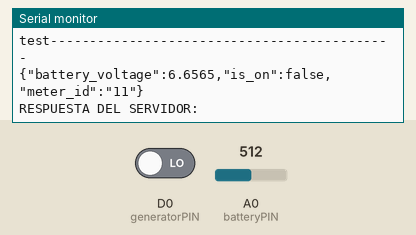
Bench run of a sketch on a simulated ESP8266 (NodeMCU). Shown: the last lines printed to the serial monitor. Inputs (shaded band) come from the test bench; at power-on: D0 (generatorPIN) LOW, A0 (batteryPIN) = 512. WiFi joins after 1.5 s; servers stay silent unless stated; uploads are accepted with an empty reply.

Above: at 2.7 s.
2.8 s: D0 (generatorPIN) driven HIGH
At 7.67 s:
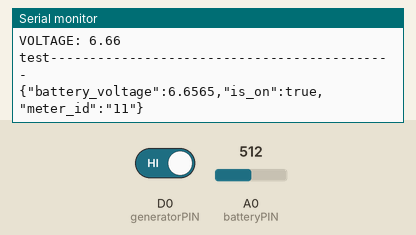
14.0 s: A0 (batteryPIN) set to 716
At 18.48 s:
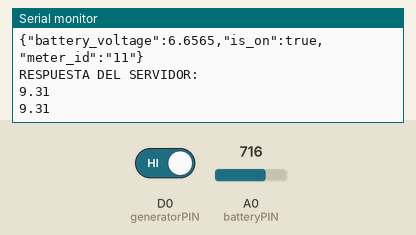
20.3 s: A0 (batteryPIN) set to 900
At 25.5 s:
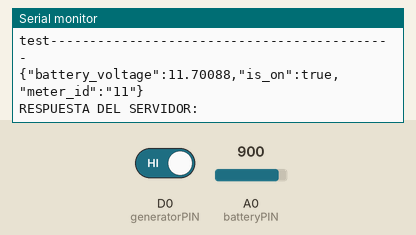
26.6 s: D0 (generatorPIN) driven LOW
At 30.11 s:
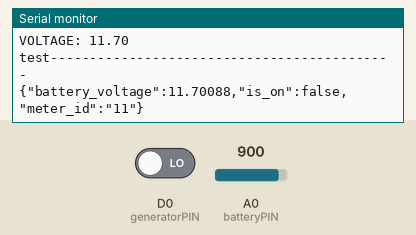
Timing chart, 0 to 31.6 s (numbered marks = the images above; inputs shaded):
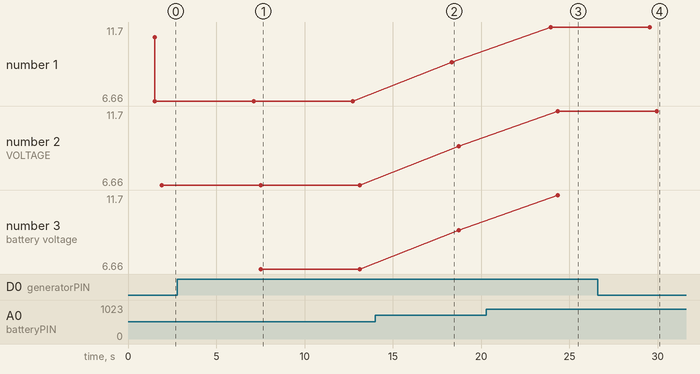

The sketch:

Generator.ino
```cpp
#include <ESP8266HTTPClient.h>
#include <ESP8266WiFi.h>
#include <ArduinoJson.h>


// Identificación de la red local
char* ssid = "ECOLGB";
char* password = "ecolgb123";
IPAddress ip(192,168,2,101);
IPAddress gateway(192,168,1,1);
IPAddress subnet(255,255,255,0);


StaticJsonBuffer<200> jsonBuffer;
JsonObject& generatorJson = jsonBuffer.createObject();
JsonObject& batteryJson = jsonBuffer.createObject();                                //CAMBIO 8: se creó otro jsonObject para el envío de lecturas del voltaje de batería.

 int generatorPIN = D0;                                                              //CAMBIO 1: ahora se lee el encendido del MG usando el pin digital D0 en lugar del analógico A0.
 int batteryPIN = A0;                                                                //CAMBIO 2: ahora se utiliza el pin A0 para leer el voltaje de la batería de MG.
 int analogData;
 boolean generatorRunning;
 int statusChange = false;
 float batteryVoltage;
 boolean generatorState = false;
 String meterId = "11"; // INGRESAR METER ID                                                                          //CAMBIO 7: se agregó un timer, para que se envíen lecturas de batería cada 5 segundos.

void setup() {
  pinMode(batteryPIN, INPUT);
  WiFi.begin(ssid,password);   // Inicio de sesión
  WiFi.config(ip, gateway, subnet);
  Serial.begin(115200);       // Rate usada por el modulo
  Serial.println("PROBANDO");
  while (WiFi.status() != WL_CONNECTED) {  //Wait for the WiFI connection completion

    delay(500);
    Serial.println("conectando...");
  }
 Serial.println("ID: ");
 Serial.println(meterId);
 //t.every(5000, sendBattery);                                                //CAMBIO 8: la rutina sendBattery se repite cada 5 segundos
}

void loop() {
   generatorRunning = digitalRead(generatorPIN);                            //CAMBIO 3: se hace digitalRead del pin D0 (encendido del MG).se cambió el nombre de la variable a generatorRunning
   analogData = analogRead(batteryPIN);                                     //CAMBIO 4: se hace analogRead del pin A0 (voltaje de batería).
   batteryVoltage = analogData * (3.3/1023.0) * (13.3/3.3);             //CAMBIO 5: se calcula el voltaje en A0. Luego, se calcula el voltaje de batería usando el divisor de voltaje.
   Serial.println(batteryVoltage);
   Serial.println(batteryVoltage);
   generatorStateON();
   generatorStateOFF();
   if(generatorRunning){  //CMOS                                              CAMBIO 6: se quitó la comparación de voltaje que existía en el IF por una verificación lógica.
      generatorState = true;
   }
   else{
      generatorState = false;
   }

   Serial.print("MOTOR: ");
   Serial.println(generatorState);
   Serial.print("VOLTAGE: ");
   Serial.println(batteryVoltage);
   sendBattery();
  delay(5000);
}

void generatorStateON(){

    HTTPClient http;    //Declare object of class HTTPClient

    //Datos de Cliente set-Motor
    http.begin("http://192.168.2.221:4000/set-motor");      //Specify request destination
    http.addHeader("Content-Type", "application/json");  //Specify content-type header

    //Creando JSON GENERATORDATA
    generatorJson["is_on"] = true;
    generatorJson["meter_id"] = meterId;
    String generatorData;
    generatorJson.printTo(generatorData);
    int httpCode = http.POST(generatorData);   //Send the request
    String payload = http.getString();                  //Get the response payload

    //Datos en Pantalla
    Serial.print("RESPUESTA DEL SERVIDOR: ");
    Serial.println(payload);    //Print request response payload
    http.end();  //Close connection;


}
void generatorStateOFF(){

     HTTPClient http;    //Declare object of class HTTPClient

     //Datos de Cliente set-Motor
     http.begin("http://192.168.2.221:4000/set-motor");      //Specify request destination
     http.addHeader("Content-Type", "application/json");  //Specify content-type header

     //Creando JSON GENERATORDATA
     generatorJson["is_on"] = false;
     generatorJson["meter_id"] = meterId;
     String generatorData;
     generatorJson.printTo(generatorData);
     int httpCode = http.POST(generatorData);   //Send the request
     String payload = http.getString();                  //Get the response payload

     //Datos en Pantalla
     Serial.print("RESPUESTA DEL SERVIDOR: ");
     Serial.println(payload);    //Print request response payload
     http.end();  //Close connection;


}


void sendBattery(){


     //CAMBIO 9: se creó una rutina que ocurre cada 2 segundos, que envía la lectura de batería.
     HTTPClient http;    //Declare object of class HTTPClient
     Serial.println("test--------------------------------------------");
     //Datos de Cliente set-Motor
     http.begin("http://192.168.2.221:4000/send-voltage-battery");      //Specify request destination
     http.addHeader("Content-Type", "application/json");  //Specify content-type header

     //Creando JSON BATTERYDATA
     batteryJson["battery_voltage"] = (float) batteryVoltage;
     batteryJson["is_on"] = generatorState;
     batteryJson["meter_id"] = meterId;
     String batteryData;
     batteryJson.printTo(batteryData);
     Serial.println(batteryData);
     int httpCode = http.POST(batteryData);   //Send the request
     String payload = http.getString();                  //Get the response payload

     //Datos en Pantalla
     Serial.print("RESPUESTA DEL SERVIDOR: ");
     Serial.println(payload);    //Print request response payload
     http.end();  //Close connection;

}
```

Measured:
- after the input at 2.8 s, the serial monitor: prints a new line after 4.7 s (image 1)
- after the input at 14.0 s, the serial monitor: prints a new line after 4.3 s (image 2)
- after the input at 20.3 s, the serial monitor: prints a new line after 3.6 s (image 3)
- after the input at 26.6 s, the serial monitor: prints a new line after 3.3 s (image 4)
- plotted number 1: 6.66 → 9.31 after the input at 14.0 s, 9.31 → 11.7 after the input at 20.3 s
- plotted number 2: 6.66 → 9.31 after the input at 14.0 s, 9.31 → 11.7 after the input at 20.3 s
- plotted number 3: 6.66 → 9.31 after the input at 14.0 s, 9.31 → 11.7 after the input at 20.3 s
